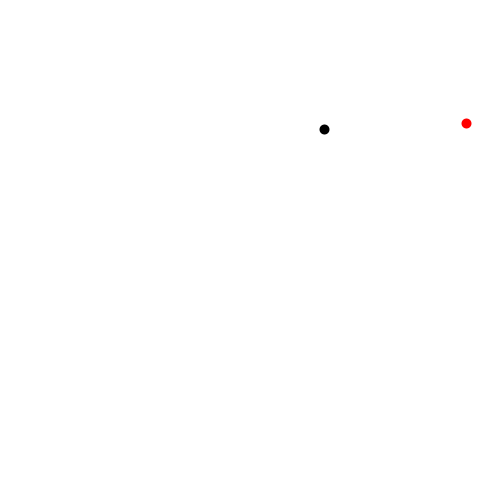
Frame 1 (no input)
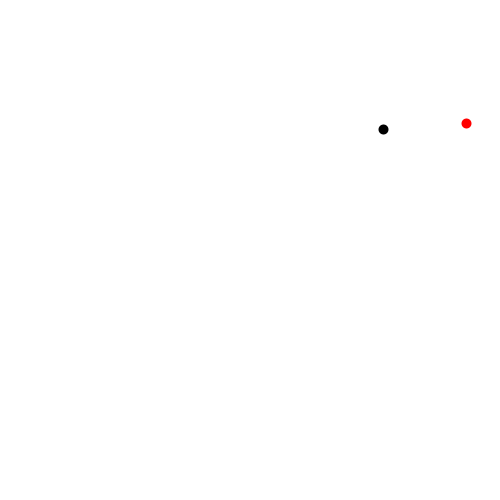
Frame 60 (the mouse pressed at the canvas centre just before this capture)
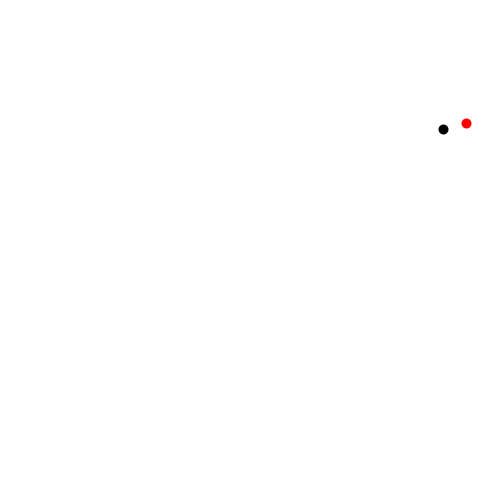
Frame 120 (the mouse held since frame 60 and released just before this capture)

The Processing sketch that drew these frames (run headless with seeded random() and noise(); from frame 60 on, the mouse is pressed at the canvas centre):

// Processing sketch: sketch_161027d
// ── sketch_161027d.pde
//EtchySketch
//arrow keys to draw
float x = random(0,500);
float y = random(0,500);
float deltaX, deltaY;
float speed = 10;
float rX = random(10,490);
float rY = random(10,490);

void setup(){
size(500,500);
background(255,255,255); //background white x=200;
strokeWeight(10);
deltaX = 1;
deltaY = 0;
collisionBlock();

}
void draw(){
  x = x+deltaX;
  y = y+deltaY;
  background(255,255,255);
  drawSnake(x,y);
  randomBlock(rX,rY); 
  
}


void drawSnake(float x, float y)
{
stroke(0,0,0);
point(x,y);
}

void collisionBlock()
{
  
}

void randomBlock(float rX, float rY)
{
stroke(255,0,0);
point(rX,rY);
}


void keyPressed(){
if(key == CODED)
{
if (keyCode == UP && y>=0)
{ 
  deltaY = -1;
  deltaX = 0;
}
else if(keyCode == DOWN && y<=500)
{
  deltaY = 1;
  deltaX = 0;
}
else if (keyCode == LEFT && x>=0)
{
  deltaX = -1;
  deltaY = 0;
}
else if (keyCode == RIGHT && x<=500)
{
  deltaX = 1;
  deltaY = 0;
}
} 
}
